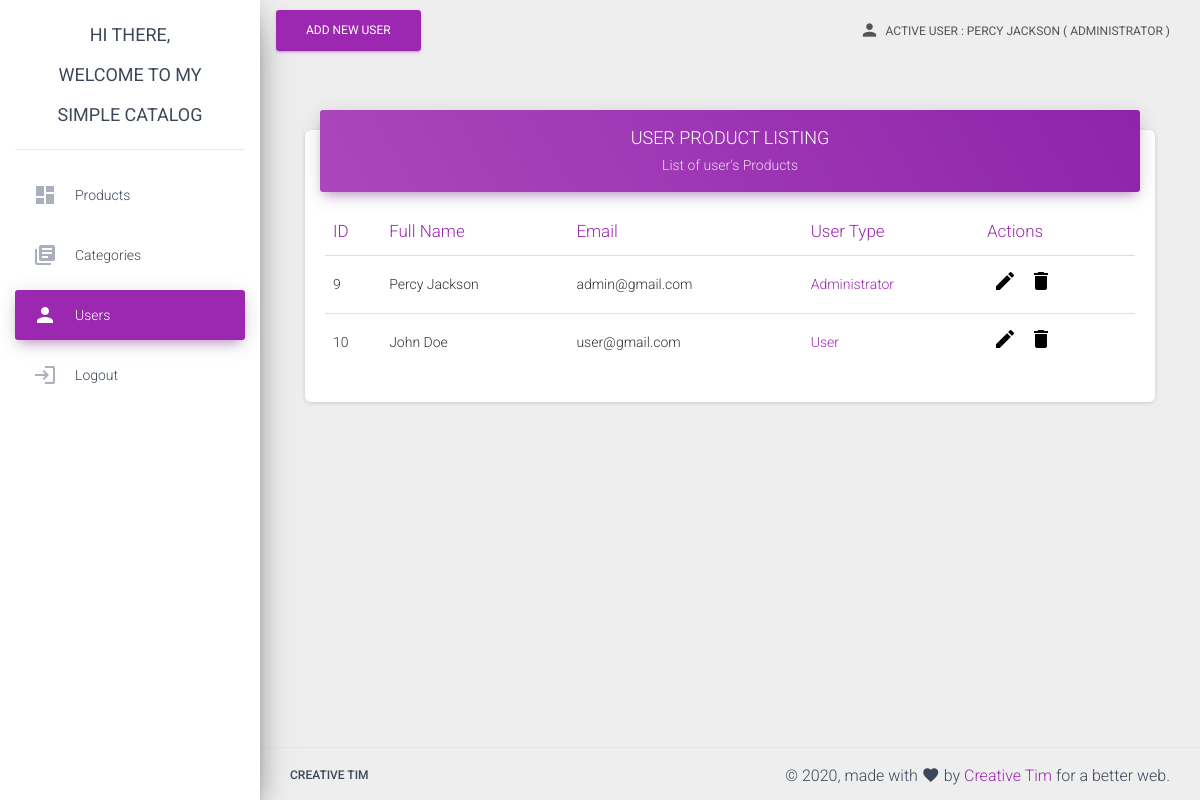
/users.php (signed in), run on the app's committed database.
### tables this page shows
CREATE TABLE `tbl_users` (
  `user_id` int(10) NOT NULL,
  `firstname` varchar(40) NOT NULL,
  `lastname` varchar(40) NOT NULL,
  `email` varchar(50) NOT NULL,
  `password` varchar(100) NOT NULL,
  `is_admin` int(5) NOT NULL
);

### components/tbl_users.php (the view, shortened to what this page needs)
<div class="col-md-12">
  <div class="card">
    <div class="card-header card-header-primary">
      <h4 class="card-title text-center" style="text-transform: uppercase;">
        USER Product Listing
      </h4>
      <p class="card-category text-center"> List of user's Products</p>
      </div>
      <div class="card-body">
      <div class="table-responsive">
        <table class="table">
            <thead class=" text-primary">
              <th>
                ID
              </th>
              <th>
                Full Name
              </th>
              <th>
                Email
              </th>
              <th>
                User Type
              </th>
              <th>
                Actions
              </th>
            </thead>
            <tbody>
              <?php
              require_once('./php/dbcon.php');
                $query="
                    SELECT * FROM tbl_users
                ";
                $result = mysqli_query($link,$query) or die(mysqli_error());
                while($row=mysqli_fetch_array($result)){
                   $user_id=$row['user_id'];
                   $firstname=$row['firstname'];
                   $lastname=$row['lastname'];
                   $email=$row['email'];
                   $is_admin=$row['is_admin'];
                ?>
                <tr>
                      <td>
                        <?php echo $user_id; ?>
                      </td>
                      <td>
                        <?php echo $firstname." ".$lastname; ?>
                      </td>
                      <td>
                        <?php echo $email; ?>
                      </td>
                      <td class="text-primary">
                        <?php
                            echo ($is_admin == 0) ? 'User' : 'Administrator';
                        ?>
                      </td>
                      <td class="actions">
                         <form action="./single_user.php" method="POST">
                            <button class="action-link" name="edit_user">
                              <i class="material-icons">edit</i>
                            </button>
                        </form>
                        <form action="./php/exec_user.php" method="POST">
                            <button class="action-link" name="delete_user">
                              <i class="material-icons">delete</i>
                            </button>
                        </form>
                      </td>
                  </tr>
              <?php
                }
              ?>
            </tbody>
          </table>
      </div>
    </div>
  </div>
</div>

### components/header.php (style rules this page uses)
.actions { display: flex; }
.action-link { border: none; background-color: transparent; }

### data on the page
tbl_users: user_id "9", firstname "Percy", lastname "Jackson", email "admin@gmail.com", is_admin "Administrator"
tbl_users: user_id "10", firstname "John", lastname "Doe", email "user@gmail.com", is_admin "User"

### other printed values
$_SESSION['fullname'] "PERCY JACKSON"
